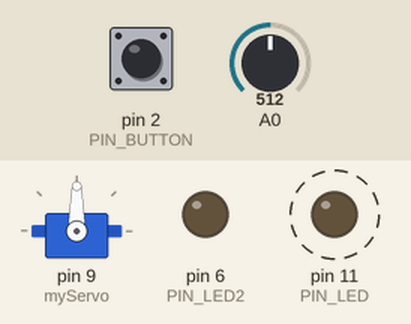
Simulated run of this sketch. Board: Arduino Uno, built with avr-gcc and run on an emulated ATmega328P. Shown: servo, output pins drawn as LEDs (lit = HIGH). Dashed ring = blinking. Inputs (shaded band) come from the test bench; at power-on: pin 2 (PIN_BUTTON) HIGH, A0 = 512.

Above: at 1.2 s.
1.3 s: pin 2 (PIN_BUTTON) pulled LOW for 0.15 s
At 1.9 s:
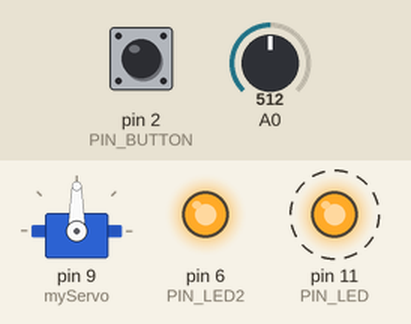
4.3 s: pin 2 (PIN_BUTTON) pulled LOW for 1 s
At 4.9 s:
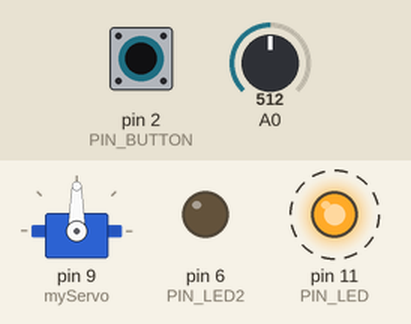
8.0 s: pin 2 (PIN_BUTTON) pulled LOW for 3.2 s
At 8.4 s:
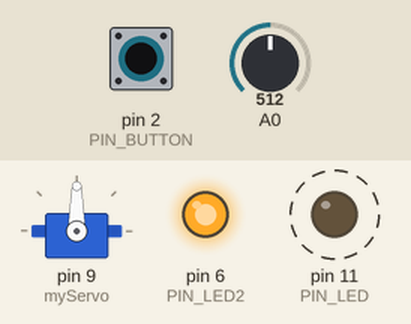
Timing chart, 0 to 18.7 s (numbered marks = the images above; inputs shaded):
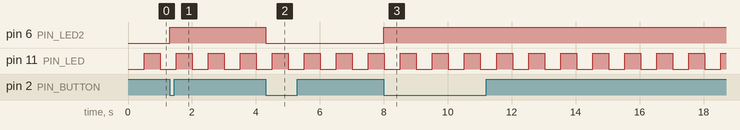

The sketch:

sketch_nov28a.ino
```cpp
#include <Servo.h>

#define PIN_LED 11
#define PIN_LED2 6
#define PIN_BUTTON 2


#define STEP_FORWARD 1
#define STEP_BACK -1

Servo myServo;

int ledState = LOW;
long ledChangeTime  = 0L;

int servoState = STEP_FORWARD;
int servoPos = 0;
long servoStepTime = 0L;

volatile int buttonState = LOW;

void setup() {
  Serial.begin(9600);
  myServo.attach(9);

  pinMode(PIN_LED, OUTPUT);
  pinMode(A0, INPUT);

  pinMode(PIN_LED2, OUTPUT);
  digitalWrite(PIN_BUTTON, HIGH);

  attachInterrupt(0, PIN_ISR, FALLING);
}
void loop() {
  int value = analogRead(A0);
  //Serial.print("value=");
  //Serial.println(value);

  long currentTimeMS = millis();
  if(currentTimeMS - ledChangeTime > 500){
    if(ledState == LOW){
      ledState = HIGH;
    } else{
      ledState = LOW;
    }
    digitalWrite(PIN_LED, ledState);
    ledChangeTime = currentTimeMS;
  }

  if (currentTimeMS - servoStepTime > 200){
    //myServo.write(servoPos);
    servoStepTime = currentTimeMS;

    if(servoState == STEP_FORWARD){
      servoPos +=10;
    } else{
      servoPos -=10;
    }
    if(servoPos > 180){
      servoPos = 180;
      servoState = STEP_BACK;
    } else if (servoPos < 0){
      servoPos = 0;
      servoState = STEP_FORWARD;
    }
  }
}
 void PIN_ISR() {
  if(buttonState == LOW) {
    buttonState = HIGH;
  } else {
    buttonState = LOW;
  }
  digitalWrite(PIN_LED2, buttonState);
}
```

Measured:
- after the input at 1.3 s, pin 6 (PIN_LED2): LOW → HIGH at once
- after the input at 4.3 s, pin 6 (PIN_LED2): HIGH → LOW at once
- after the input at 8.0 s, pin 6 (PIN_LED2): LOW → HIGH at once
- by itself, pin 11 (PIN_LED): alternates HIGH for 0.50 s and LOW for 0.50 s
